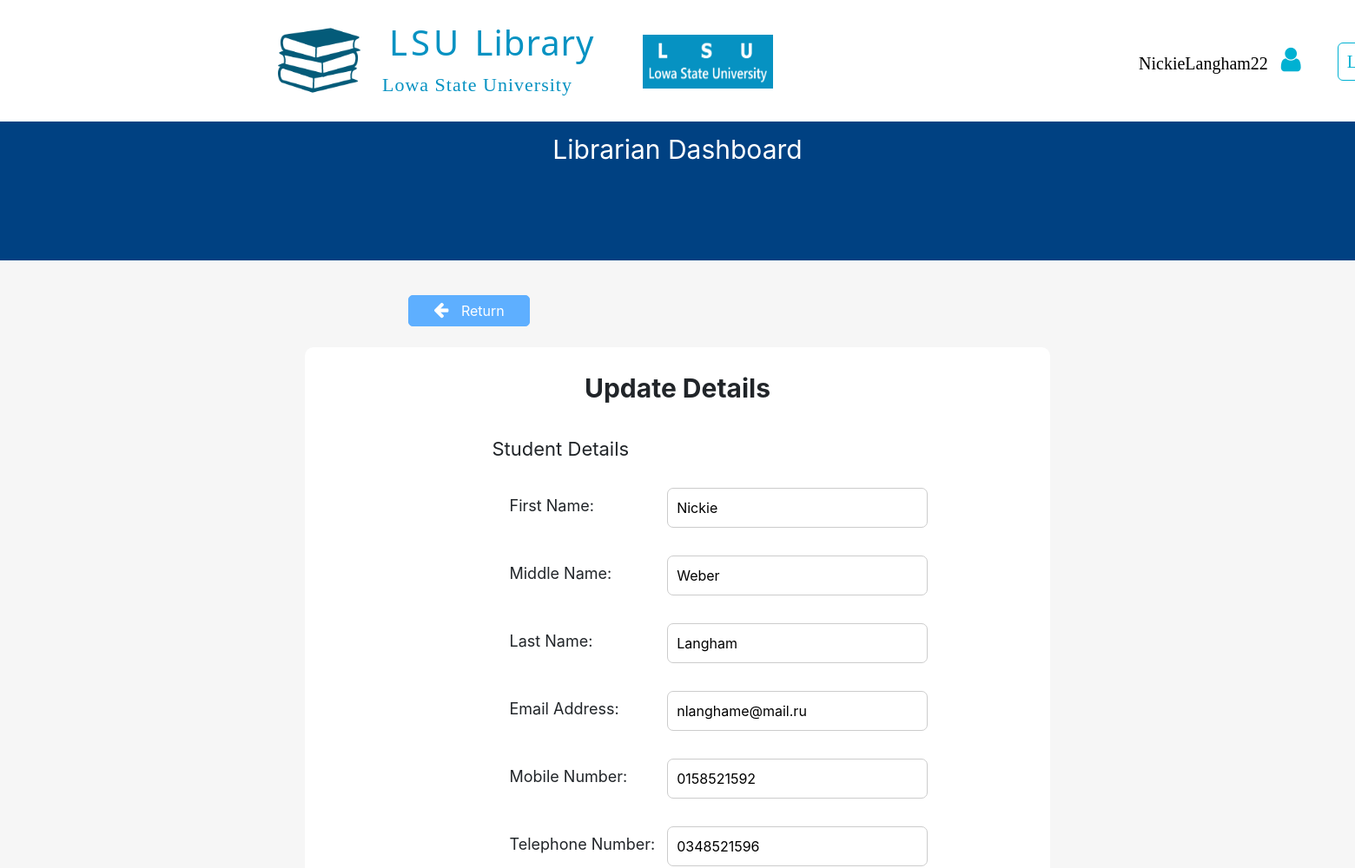
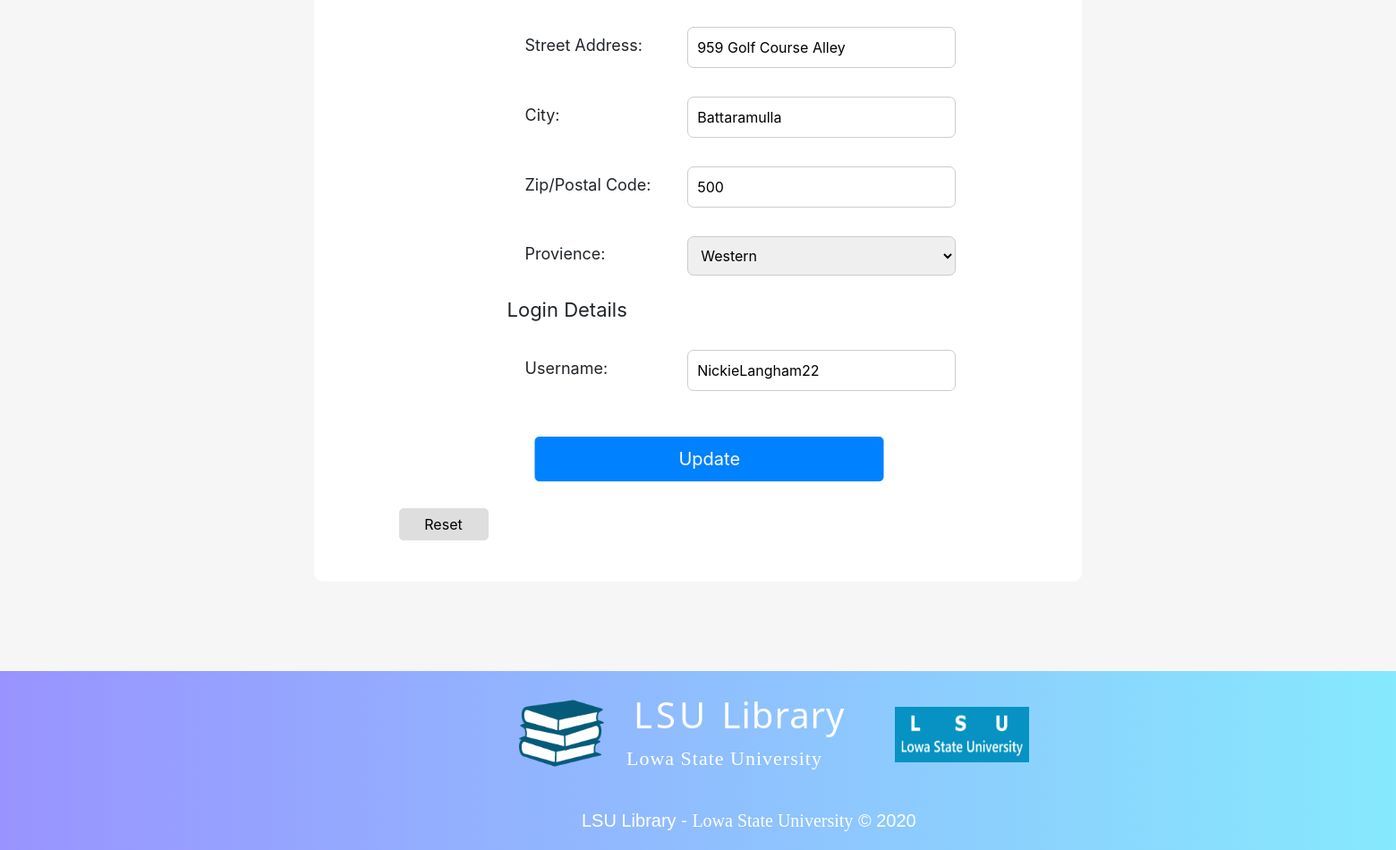
Page /librarianDashboard/5.accountDetails/librarianUpdateDetails.php (signed in) on the committed database (2 pictures, top to bottom).
### tables this page shows
CREATE TABLE User(
  UserID INT(8) AUTO_INCREMENT,
  FirstName VARCHAR(30) NOT NULL,
  MiddleName VARCHAR(30),
  LastName VARCHAR(50) NOT NULL,
  EmailAddress VARCHAR(50) NOT NULL,
  StreetAddress VARCHAR(40) NOT NULL,
  ucCityID INT(8),
  uzpcZPCID INT(8),
  upProvienceID INT(8) NOT NULL,
  MobileNumber CHAR(10) NOT NULL,
  TelephoneNumber CHAR(10),
  RegistrationDateTime DATETIME DEFAULT CURRENT_TIMESTAMP,
  lLoginID INT NOT NULL,  
  PRIMARY KEY (UserID),
  FOREIGN KEY (ucCityID) REFERENCES UserCity(CityID),
  FOREIGN KEY (uzpcZPCID) REFERENCES UserZipPostalCode(ZPCID),
  FOREIGN KEY (upProvienceID) REFERENCES UserProvience(ProvienceID)
);

CREATE TABLE UserCity(
  CityID INT(8) AUTO_INCREMENT,
  City VARCHAR(50),
  PRIMARY KEY (CityID)
);

CREATE TABLE UserZipPostalCode(
  ZPCID INT(8) AUTO_INCREMENT,
  ZipPostalCode INT(5),
  PRIMARY KEY (ZPCID)
);

### librarianDashboard/5.accountDetails/librarianUpdateDetails.php (the view, shortened to what this page needs)
<?php
  include_once("../../LSULibraryDBConnection.php");
  $userUsername = $_SESSION['username'];
        ?> <script>
<!DOCTYPE html>
<html>
  <head>
    <link rel="stylesheet" href="../../assets/css/defaultLayout.css">
    <link rel="stylesheet" href="https://cdnjs.cloudflare.com/ajax/libs/font-awesome/4.7.0/css/font-awesome.min.css">
    <link rel="stylesheet" href="../../assets/bootstrap/css/bootstrap.min.css">
  </head>
  <body>
        <div style="height: 140px; width: 100%;">
              <div id="logoSection">
                <a href="../librarianDashboard.php">
                  <img src="../../assets/Images/LSULibraryLogo.png" alt="LSU Library Logo" id="lsuLibraryLogoIcon">
                </a>
                <h1 id="mainTitle"> LSU <span id="mainTitleSpan">Library</span> </h1>
                <p id="mainTitleSub">Lowa State University</p>
                <img src="../../assets/Images/LSUUniversityLogo.png" alt="LSU Logo" id="lsuLogoIcon">
              </div>
              <table id="navSection">
                <tr>
                  <td class="navItem" id="navItem1">
                    <a href="librarianAccountDetails.php" data-toggle="popover" data-trigger="hover" data-placement="bottom" title="Options"
                    data-content="View Account Details" style="color: black;">
                      <?php echo $userUsername ?> &nbsp
                      <i class="fa fa-user" style="font-size: 32px;
                                                  color: #00B1D2FF;"></i> &nbsp
                    </a>
                  </td>
                  <td class="navItem" id="navItem2">
                    <a href="../../logout.php">Logout</a>
                  </td>
                </tr>
              </table>
        </div>
            <div style="background-color: #004182;
                        width: 100%;
                        height: 160px;">
              <p style="font-size: 30px;
                        color: white;
                        text-align: center;
                        padding-top: 10px;">Librarian Dashboard</p>
              <div style="position: absolute;
                          left: 50%;
                          transform: translate(-50%,-0%);">
              </div>
            </div>
          <div style="width: 100%;
                      height: 1450px;
                      background-color: #F6F6F6;">
            <button type="button" name="return" style="color: #FFFFFF;
                                                      background-color: #5EAFFF;
                                                      border: 1px solid #5EAFFF;
                                                      padding: 5px;
                                                      border-radius: 5px;
                                                      width: 140px;
                                                      position: absolute;
                                                      top: 340px;
                                                      left: 470px;" onClick="window.location.href = 'librarianAccountDetails.php';">
              <i class="fa fa-arrow-left" style="font-size: 20px;
                                                margin-right: 10px;"></i>
              Return
            </button>
            <div style="width: 55%;
                        height: 1250px;
                        background-color: #FFFFFF;
                        border-radius: 10px;
                        position: relative;
                        left: 50%;
                        transform: translateX(-50%);
                        top: 100px;">
              <p style="font-size: 30px;
                        padding-top: 25px;
                        text-align: center;"><b>Update Details</b></p>
              <?php
                $retrieveDetailsSQL = "SELECT * FROM User u INNER JOIN Login l ON l.LoginID = u.lLoginID
                                      INNER JOIN UserCity uc ON uc.CityID = u.ucCityID
                                      INNER JOIN UserZipPostalCode uzpc ON uzpc.ZPCID = u.uzpcZPCID
                                      INNER JOIN UserProvience up ON up.ProvienceID = u.upProvienceID
                                      WHERE l.Username = '$userUsername';";
                $retrieveDetailsResult = mysqli_query($databaseConn, $retrieveDetailsSQL);
                $retrieveDetailsRow = mysqli_fetch_array($retrieveDetailsResult);
              ?>
              <div id="container">
                <form action="librarianUpdateDetails.php" method="POST">
                  <table>
                    <tr>
                      <td> <p class="containerMainTextStyle">Student Details</p> </td>
                    </tr>
                    <tr>
                      <td> <p class="containerSubTextStyle">First Name: </p> </td>
                      <td>
                        <input type="text" name="firstName" class="updateFormInput" required placeholder="First Name" value="<?php echo $retrieveDetailsRow['FirstName']; ?>"
                        title="Mandatory, Only Uppercase Initials and Lowercase Alphabetic Characters"
                        data-toggle="tooltip" data-placement="right">
                      </td>
                    </tr>
                    <tr>
                      <td> <p class="containerSubTextStyle">Middle Name: </p> </td>
                      <td>
                        <input type="text" name="middleName" class="updateFormInput" placeholder="Middle Name" value="<?php echo $retrieveDetailsRow['MiddleName']; ?>"
                        title="Optional, Only Uppercase Initials and Lowercase Alphabetic Characters"
                        data-toggle="tooltip" data-placement="right">
                      </td>
                    </tr>
                    <tr>
                      <td> <p class="containerSubTextStyle">Last Name: </p> </td>
                      <td>
                        <input type="text" name="lastName" class="updateFormInput" required placeholder="Last Name" value="<?php echo $retrieveDetailsRow['LastName']; ?>"
                        title="Mandatory, Only Uppercase Initials and Lowercase Alphabetic Characters"
                        data-toggle="tooltip" data-placement="right">
                      </td>
                    </tr>
                    <tr>
                      <td> <p class="containerSubTextStyle">Email Address: </p> </td>
                      <td>
                        <input type="text" name="emailAddress" class="updateFormInput" required placeholder="Email Address" value="<?php echo $retrieveDetailsRow['EmailAddress']; ?>"
                        title="Mandatory, Enter valid email address"
                        data-toggle="tooltip" data-placement="right">
                      </td>
                    </tr>
                    <tr>
                      <td> <p class="containerSubTextStyle">Mobile Number: </p> </td>
                      <td>
                        <input type="text" name="mobileNumber" class="updateFormInput" required placeholder="Mobile Number" value="<?php echo $retrieveDetailsRow['MobileNumber']; ?>"
                        title="Mandatory, Only 10 numeric characters"
                        data-toggle="tooltip" data-placement="right">
                      </td>
                    </tr>
                    <tr>
                      <td> <p class="containerSubTextStyle">Telephone Number: </p> </td>
                      <td>
                        <input type="text" name="telephoneNumber" class="updateFormInput" placeholder="Telephone Number" value="<?php echo $retrieveDetailsRow['TelephoneNumber']; ?>"
                        title="Optional, Only 10 numeric characters"
                        data-toggle="tooltip" data-placement="right">
                      </td>
                    </tr>
                    <tr>
                      <td> <p class="containerSubTextStyle">Street Address: </p> </td>
                      <td>
                        <input type="text" name="streetAddress" class="updateFormInput" required placeholder="Street Address" value="<?php echo $retrieveDetailsRow['StreetAddress']; ?>"
                        title="Mandatory, Only Uppercase Initials, Lowercase Alphabetic and Numeric Characters"
                        data-toggle="tooltip" data-placement="right">
                      </td>
                    </tr>
                    <tr>
                      <td> <p class="containerSubTextStyle">City: </p> </td>
                      <td>
                        <input type="text" name="city" class="updateFormInput" required placeholder="City" value="<?php echo $retrieveDetailsRow['City']; ?>"
                        title="Mandatory, Only Uppercase Initials, Lowercase Alphabetic and Numeric Characters"
                        data-toggle="tooltip" data-placement="right">
                      </td>
                    </tr>
                    <tr>
                      <td> <p class="containerSubTextStyle">Zip/Postal Code: </p> </td>
                      <td>
                        <input type="text" name="zipPostalCode" class="updateFormInput" required placeholder="Zip/Postal Code" value="<?php echo $retrieveDetailsRow['ZipPostalCode']; ?>"
                        title="Mandatory, Only 5 Numeric Characters"
                        data-toggle="tooltip" data-placement="right">
                      </td>
                    </tr>
                    <tr>
                      <td> <p class="containerSubTextStyle">Provience: </p> </td>
                      <td>
                        <select name="provienceSelect" class="updateFormInput"
                        title="Mandatory, Select the Provience"
                        data-toggle="tooltip" data-placement="right">
                          <?php
                              $selectedProvienceID = $retrieveDetailsRow["ProvienceID"];
                              $selectedProvience = $retrieveDetailsRow["Provience"];
                          ?>
                          <?php
                            $provienceSQL = "SELECT * FROM UserProvience;";
                            $provienceResult = mysqli_query($databaseConn, $provienceSQL);
                            while($provienceRow = mysqli_fetch_array($provienceResult)){
                          ?>
                            <option value="<?php echo $provienceRow["ProvienceID"]; ?>"
                              <?php
                                if($provienceRow["ProvienceID"] == $selectedProvienceID && $provienceRow["Provience"] == $selectedProvience)
                                {
                                  echo "selected";
                                }
                              ?> ><?php echo $provienceRow["Provience"]; ?>
                            </option>
                          <?php } ?>
                        </select>
                      </td>
                    </tr>
                    <tr>
                      <td> <p class="containerMainTextStyle">Login Details</p> </td>
                    </tr>
                    <tr>
                      <td> <p class="containerSubTextStyle">Username: </p> </td>
                      <td>
                        <input type="text" name="username" class="updateFormInput" required placeholder="Username" value="<?php echo $retrieveDetailsRow['Username']; ?>"
                        title="Mandatory, Only Uppercase, Lowercase Alphabetic and Numeric Characters, Minimum Length: 10, Maximum Length: 15"
                        data-toggle="tooltip" data-placement="right">
                      </td>
                    </tr>
                  </table>
                  <button type="submit" name="updateSubmit" id="updateSubmitButton">Update</button>
                  <button type="reset" name="updateReset" id="updateResetButton">Reset</button>
                </form>
              </div>
          </div>
        </div>
          <div id="footer">
            <div id="footerLogoSection">
              <img src="../../assets/images/LSULibraryLogo.png" alt="LSU Library Logo" id="lsuLibraryLogoIcon">
              <h1 id="mainTitle"> LSU <span id="mainTitleSpan">Library</span> </h1>
              <p id="mainTitleSub">Lowa State University</p>
              <img src="../../assets/images/LSUUniversityLogo.png" alt="LSU Logo" id="lsuLogoIcon">
            </div>
            <p id="footerText1Main">LSU Library - <span id="footerText1Sub">Lowa State University</span> &copy; 2020</p>
          </div>
  </body>
</html>

### assets/css/defaultLayout.css (style rules this page uses)
* { margin: 0; }
#lsuLibraryLogoIcon { height: 95px; width: 95px; position: relative; top: 122px; left: -120px; }
#logoSection { position: relative; top: -100px; left: 440px; }
#mainTitle { color: #0692c2; letter-spacing: 4px; font-family: 'Noto Sans', sans-serif; font-size: 40px; padding-top: 30px; padding-left: 8px; }
#mainTitleSpan { letter-spacing: 1px; }
#mainTitleSub { font-size: 22px; font-family: verdana; color: #0692c2; letter-spacing: 1px; }
#lsuLogoIcon { height: 62px; width: 150px; position: relative; top: -90px; left: 300px; }
#navSection { position: relative; top: -240px; left: 1280px; }
.navItem { padding-left: 20px; }
.navItem a { font-size: 25px; text-decoration: none; color: #00B1D2FF; font-family: verdana; font-size: 20px; border-style: solid; border-width: thin; border-radius: 6px; padding: 10px; }
#navItem1 a { border-color: white; transition-duration: 0.4s; }
#navItem2 a { transition-duration: 0.4s; }
#footer { background-image: linear-gradient(to right, #9993ff, #86e9fd); height: 200px; }
#footerLogoSection { position:relative; top: -100px; left: 700px; }
#footerLogoSection h1 { color: white; }
#footerLogoSection span { color: white; }
#footerLogoSection p { color: white; }
#footerText1Main { position: relative; top: -140px; left: 650px; font-family: sans-serif; font-size: 20px; color: white; }
#footerText1Sub { font-family: serif; font-size: 20px; color: white; }

### librarianDashboard/5.accountDetails/librarianUpdateDetails.php (style rules this page uses)
#container { height: 1000px; width: 80%; position: absolute; top: 100px; left: 25%; transition: translateX(-75%); }
.containerMainTextStyle { font-size: 22px; }
.containerSubTextStyle { font-size: 18px; padding-left: 20px; }
.updateFormInput { padding: 10px; border-radius: 7px; width: 300px; margin-top: 10px; margin-left: 12px;; margin-bottom: 20px; border: 1px solid #CCC; }
#updateSubmitButton { padding: 5px; font-size: 20px; border-radius: 5px; margin-top: 30px; margin-left: 38%; margin-right: 10px; background-color: #0081FF; color: #FFFFFF; width: 390px; height: 50px; border: 1px solid #0081FF; position: absolute; left: 15%; transform: translateX(-85%); }
#updateResetButton { padding: 5px; border-radius: 5px; background-color: #DEDEDE; color: #000000; width: 100px; border: 1px solid #DEDEDE; margin-top: 110px; margin-left: -120px; }

### rows in the picture
user: firstName "Nickie", middleName "Weber", lastName "Langham", emailAddress "nlanghame@mail.ru", mobileNumber "0158521592", telephoneNumber "0348521596", streetAddress "959 Golf Course Alley", city "Battaramulla", zipPostalCode "500", username "NickieLangham22"

### other values in the picture
$userUsername "NickieLangham22"
form field provienceSelect "Western"
